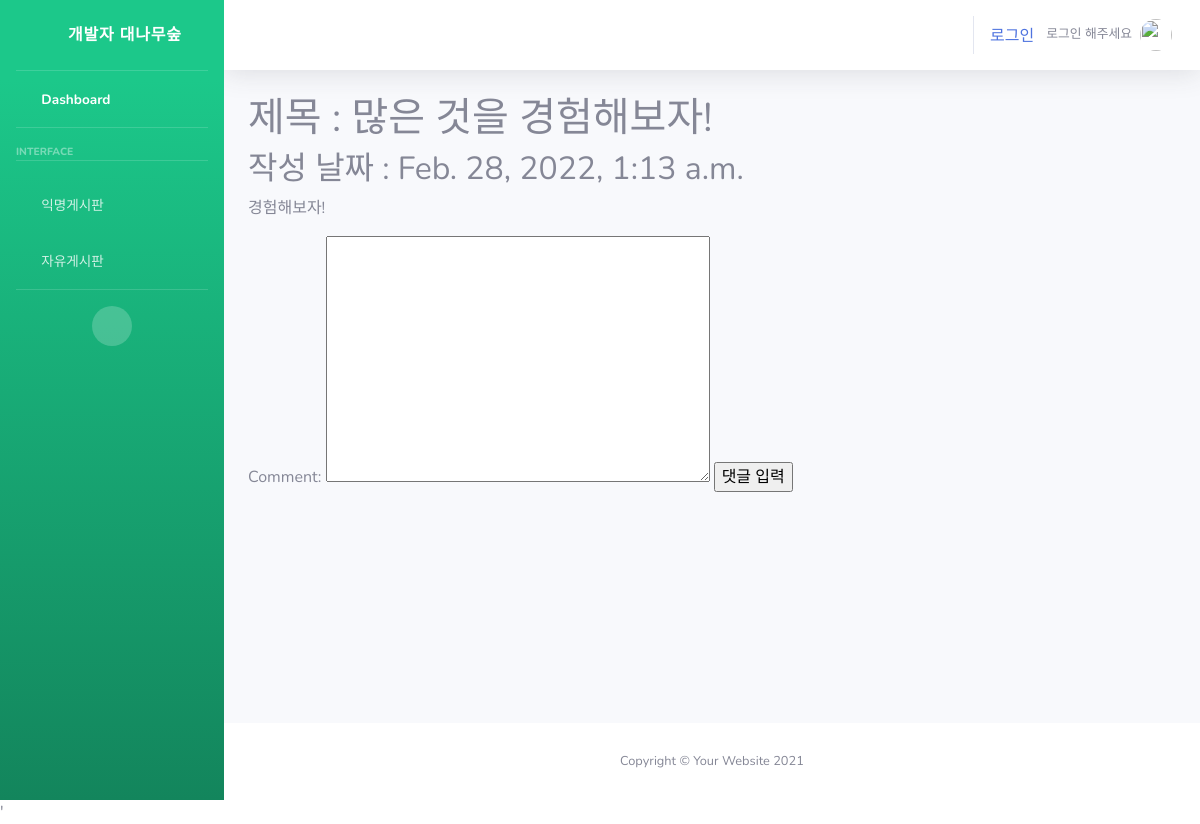
The app's page /detail/7 with its own data.
### snsapp/models.py (models this page shows, shortened)
class Post(models.Model):
  title = models.CharField(max_length=200)
  body = models.TextField()
  date = models.DateTimeField(auto_now_add=True)

### snsapp/views.py (the view)
# urls.py: path('detail/<int:post_id>', views.detail, name='detail'),
def detail(request, post_id):
  post_detail = get_object_or_404(Post, pk=post_id)
  comment_form = Commentform()
  return render(request, 'detail.html', {'post_detail':post_detail, 'comment_form': comment_form})

### snsapp/forms.py
class Commentform(forms.ModelForm):
  class Meta:
    model = Comment
    fields = ['comment']

### snsapp/templates/detail.html (shortened to what this page needs)
{% extends 'base.html' %}
{% block content %}
<h1>제목 : {{ post_detail.title }}</h1>
<h2>작성 날짜 : {{ post_detail.date }}</h2>
<p>{{ post_detail.body }}</p>
<form action="{% url 'new_comment' post_detail.id %}" method="POST">
  {{ comment_form }}
  <input type="submit" value="댓글 입력">
</form>
{% endblock %}

### records on screen
Post: title "많은 것을 경험해보자!", date "Feb. 28, 2022, 1:13 a.m.", body "경험해보자!"
